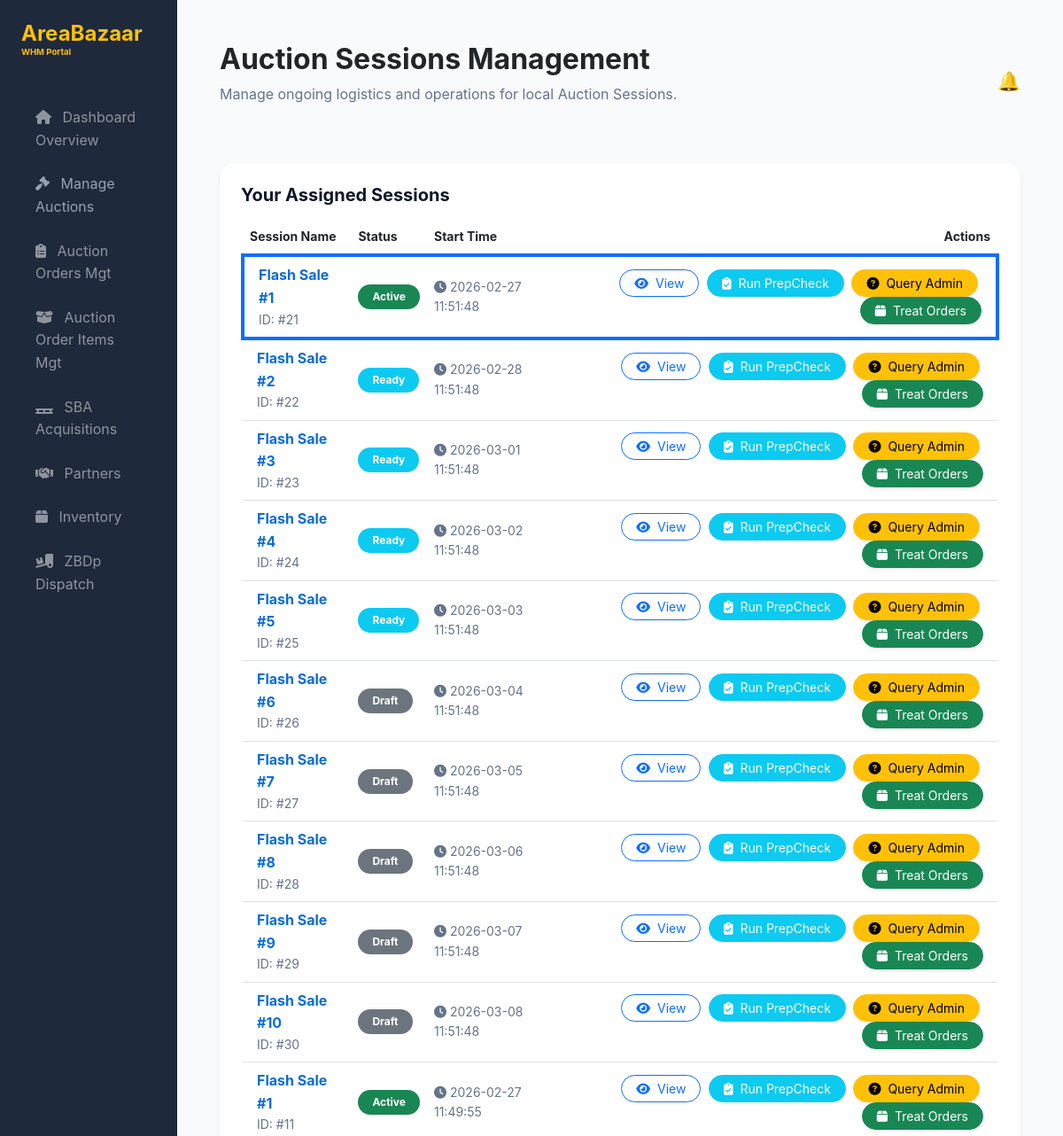
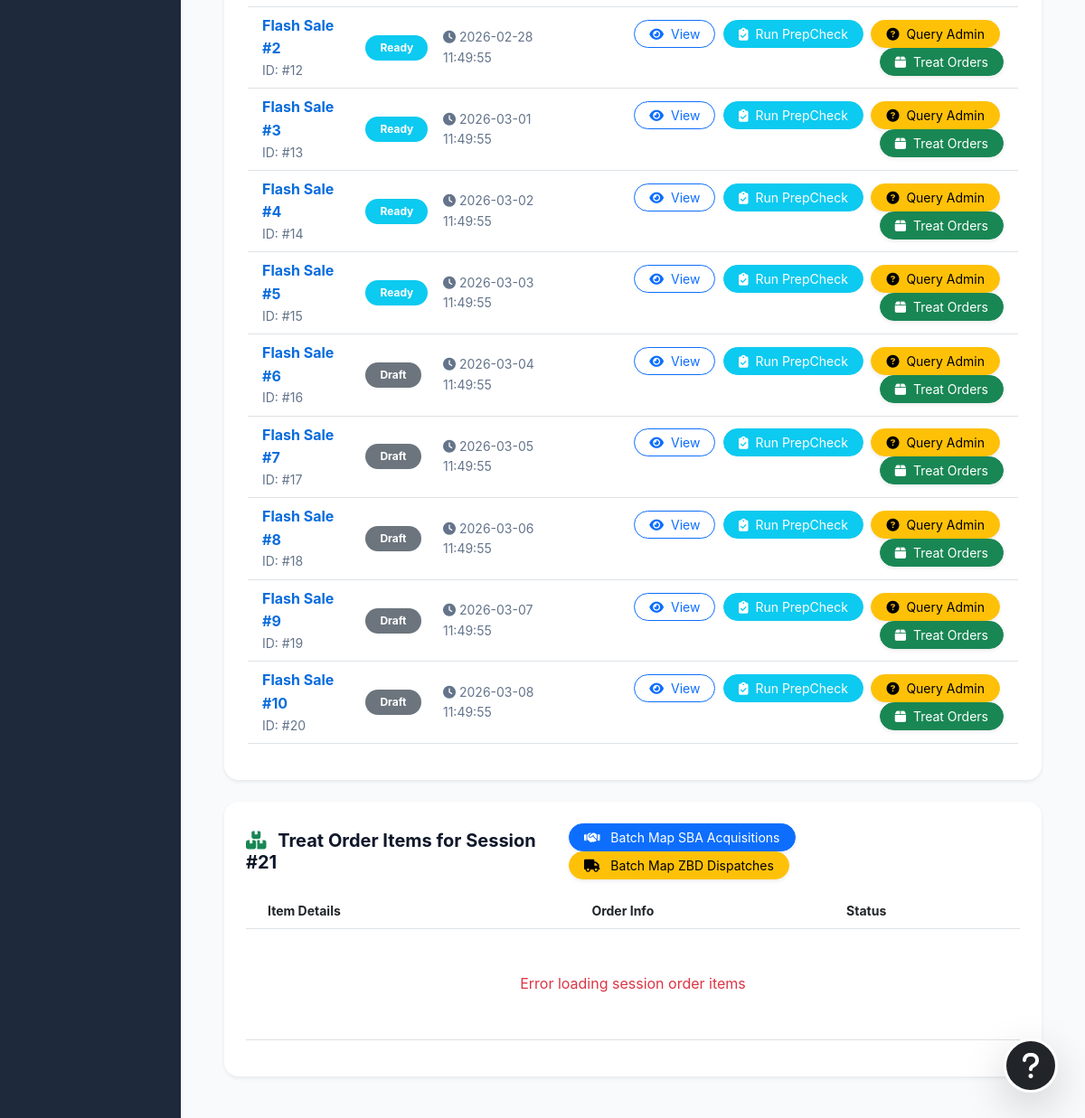
Screenshot of /public/whm_auctions.php with the database file from the repository (2 pictures, top to bottom).
### tables this page shows
CREATE TABLE `auction_sessions` (
  `id` bigint(20) UNSIGNED NOT NULL,
  `session_name` varchar(255) NOT NULL,
  `start_time` datetime DEFAULT NULL,
  `end_time` datetime DEFAULT NULL,
  `status` enum('Draft','Ready','Active','Ended','Cancelled') DEFAULT 'Draft',
  `current_wave_id` bigint(20) UNSIGNED DEFAULT NULL,
  `senior_admin_approval` tinyint(1) DEFAULT 0,
  `time_created` timestamp NOT NULL DEFAULT current_timestamp(),
  `type` enum('foodies-auction','thrifts-auction','clearance-auction','pots-auction','combos-auction','split-auction','mixed-auction','after-auction') DEFAULT 'mixed-auction',
  `target_zone` int(10) UNSIGNED DEFAULT NULL,
  `target_revenue` decimal(15,2) DEFAULT 0.00,
  `charge_admin` int(10) UNSIGNED DEFAULT NULL,
  `charge_sales` int(10) UNSIGNED DEFAULT NULL,
  `charge_whm` text DEFAULT NULL
);

### core/Controllers/AuctionController.php (called while the page is built, shortened)
<?php
class AuctionController
{
    private $sessionModel;
    public function __construct($db)
    {
        $this->sessionModel = new AuctionSession($db);
    }
    public function getAllSessions()
    {
        return ["status" => "success", "sessions" => $this->sessionModel->findAll("time_created DESC")];
    }
}
?>

### core/Models/Model.php (called while the page is built, shortened)
<?php
abstract class Model
{
    protected $db;
    protected $table_name;
    public function __construct($db)
    {
        $this->db = $db;
    }
    public function findAll($order = null)
    {
        $query = "SELECT * FROM " . $this->table_name;
        if ($order) {
            $query .= " ORDER BY $order";
        }
        $stmt = $this->db->prepare($query);
        $stmt->execute();
        return $stmt->fetchAll(PDO::FETCH_ASSOC);
    }
}
?>

### core/helpers/functions.php (called while the page is built, shortened)
<?php
function getStatusColor($status)
{
    $colors = [
        'Draft' => 'secondary',
        'Ready' => 'info',
        'Active' => 'success',
        'Ended' => 'danger',
        'Cancelled' => 'dark',
        'Paused' => 'warning'
    ];
    return $colors[$status] ?? 'primary';
}
?>

### public/whm_auctions.php (the view, shortened to what this page needs)
<?php
require_once '../core/Controllers/AuctionController.php';
require_once '../core/helpers/functions.php';
$db = getConn();
$controller = new AuctionController($db);
$sessionsRes = $controller->getAllSessions();
$sessions = $sessionsRes['sessions'] ?? [];
$activeId = $_GET['manage_id'] ?? ($sessions[0]['id'] ?? null);
?>
<!DOCTYPE html>
<html lang="en">
<head>
    <link href="https://cdn.jsdelivr.net/npm/bootstrap@5.3.0/dist/css/bootstrap.min.css" rel="stylesheet">
    <link href="https://cdnjs.cloudflare.com/ajax/libs/font-awesome/6.4.0/css/all.min.css" rel="stylesheet">
    <link href="../assets/css/style.css?v=1772656066.00796" rel="stylesheet">
        <?php
require_once '../core/helpers/functions.php';
?>
</head>
<body>
    <div class="container-fluid">
        <div class="row">
            <div class="col-md-2 sidebar p-4" style="min-height: 100vh; background: #1e293b; color: white;">
                <h4 class="fw-bold mb-5">AreaBazaar <small class="d-block text-muted small" style="font-size: 0.6rem;">WHM Portal</small></h4>
                <nav class="nav flex-column">
                    <a class="nav-link text-white-50 mb-2" href="whm_dashboard.php"><i class="fa fa-home me-2"></i> Dashboard Overview</a>
                    <a class="nav-link active mb-2" href="whm_auctions.php"><i class="fa fa-gavel me-2"></i> Manage Auctions</a>
                    <a class="nav-link text-white-50 mb-2" href="whm_auction_orders.php"><i class="fa fa-clipboard-list me-2"></i> Auction Orders Mgt</a>
                    <a class="nav-link text-white-50 mb-2" href="whm_auction_items.php"><i class="fa fa-box-open me-2"></i> Auction Order Items Mgt</a>
                    <a class="nav-link text-white-50 mb-2" href="whm_sba_acquisitions.php"><i class="fa fa-pallet me-2"></i> SBA Acquisitions</a>
                    <a class="nav-link text-white-50 mb-2" href="whm_partners.php"><i class="fa fa-handshake me-2"></i> Partners</a>
                    <a class="nav-link text-white-50 mb-2" href="whm_inventory.php"><i class="fa fa-box me-2"></i> Inventory</a>
                    <a class="nav-link text-white-50 mb-2" href="whm_zbdp_dispatch.php"><i class="fa fa-truck-loading me-2"></i> ZBDp Dispatch</a>
                </nav>
            </div>
            <div class="col-md-10 p-5">
                <div class="d-flex justify-content-between align-items-center mb-5">
                    <div>
                        <h2 class="fw-bold text-dark">Auction Sessions Management</h2>
                        <p class="text-muted">Manage ongoing logistics and operations for local Auction Sessions.</p>
                    </div>
                    <div id="notifBellContainer"></div>
                </div>
                <div class="card p-4 mb-4 shadow-sm border-0 rounded-4">
                    <h5 class="fw-bold mb-3">Your Assigned Sessions</h5>
                    <div class="table-responsive">
                        <table class="table table-hover align-middle">
                            <thead class="bg-light">
                                <tr class="text-muted small">
                                    <th>Session Name</th>
                                    <th>Status</th>
                                    <th>Start Time</th>
                                    <th class="text-end">Actions</th>
                                </tr>
                            </thead>
                            <tbody>
                                <?php foreach ($sessions as $s): ?>
                                <tr class="<?php echo $s['id'] == $activeId ? 'table-primary-light border-start border-4 border-primary' : ''; ?>">
                                    <td class="ps-3">
                                        <div class="fw-bold text-primary"><?php echo $s['session_name']; ?></div>
                                        <div class="text-muted small">ID: #<?php echo $s['id']; ?></div>
                                    </td>
                                    <td>
                                        <span class="badge bg-<?php echo getStatusColor($s['status']); ?> rounded-pill px-3 py-2">
                                            <?php echo $s['status']; ?>
                                        </span>
                                    </td>
                                    <td class="small text-muted"><i class="fa fa-clock me-1"></i><?php echo $s['start_time'] ?? 'Not Scheduled'; ?></td>
                                    <td class="text-end pe-3">
                                        <button class="btn btn-sm btn-outline-primary rounded-pill px-3 me-1" onclick='viewSession(<?php echo json_encode($s, JSON_HEX_APOS); ?>)'><i class="fa fa-eye me-1"></i> View</button>
                                        <a href="/google_workspace/WHM_PrepCheck.gs" target="_blank" class="btn btn-sm btn-info text-white rounded-pill px-3 me-1"><i class="fa fa-clipboard-check me-1"></i> Run PrepCheck</a>
                                        <button class="btn btn-sm btn-warning rounded-pill px-3 shadow-sm me-1" onclick="openQueryModal(<?php echo $s['id']; ?>, 'AuctionSession')"><i class="fa fa-question-circle me-1"></i> Query Admin</button>
                                        <a href="?manage_id=<?php echo $s['id']; ?>" class="btn btn-sm btn-success rounded-pill px-3 shadow-sm"><i class="fa fa-box me-1"></i> Treat Orders</a>
                                    </td>
                                </tr>
                                <?php
endforeach; ?>
                            </tbody>
                        </table>
                    </div>
                </div>
                <?php if ($activeId): ?>
                <div class="card p-4 mt-4 shadow-sm border-0 rounded-4">
                    <div class="d-flex justify-content-between align-items-center mb-3">
                        <h5 class="fw-bold mb-0"><i class="fa fa-boxes-stacked me-2 text-success"></i> Treat Order Items for Session #<?php echo htmlspecialchars($activeId); ?></h5>
                        <div>
                            <button class="btn btn-primary btn-sm rounded-pill px-3 shadow-sm me-1" onclick="batchResolveSBA(<?php echo htmlspecialchars($activeId); ?>)"><i class="fa fa-handshake me-2"></i> Batch Map SBA Acquisitions</button>
                            <button class="btn btn-warning btn-sm rounded-pill px-3 shadow-sm" onclick="batchResolveZBD(<?php echo htmlspecialchars($activeId); ?>)"><i class="fa fa-truck me-2"></i> Batch Map ZBD Dispatches</button>
                        </div>
                    </div>
                    <div class="table-responsive">
                        <table class="table table-hover align-middle" id="orderItemsTable">
                            <thead class="bg-light">
                                <tr class="text-muted small">
                                    <th class="ps-4">Item Details</th>
                                    <th>Order Info</th>
                                    <th>Status</th>
                                </tr>
                            </thead>
                            <tbody id="orderItemsList">
                            </tbody>
                        </table>
                    </div>
                </div>
                <?php
endif; ?>
            </div>
        </div>
    </div>
    <button class="btn btn-dark rounded-circle shadow-lg d-flex align-items-center justify-content-center" style="position: fixed; bottom: 30px; right: 30px; width: 60px; height: 60px; z-index: 2000; border: 3px solid white;" onclick="openQueryModal(0, 'Global')" title="Global Query">
        <i class="fa fa-question fs-2"></i>
    </button>
</body>
</html>

### assets/css/style.css (style rules this page uses)
:root { --primary-h: 212; --primary-s: 92%; --primary-l: 45%; --bg-main: #f8fafc; --bg-card: #ffffff; --text-main: #0f172a; --text-muted: #64748b; --glass-bg: rgba(255, 255, 255, 0.7); --glass-border: rgba(255, 255, 255, 0.5); --shadow-sm: 0 1px 2px 0 rgb(0 0 0 / 0.05); --shadow-md: 0 4px 6px -1px rgb(0 0 0 / 0.1), 0 2px 4px -2px rgb(0 0 0 / 0.1); }
body { background-color: var(--bg-main); color: var(--text-main); font-family: 'Inter', sans-serif; line-height: 1.6; }
h1, h2, h3, h4, h5, h6 { color: var(--text-main); font-weight: 700; }
.sidebar h4.fw-bold, .sidebar h5.fw-bold, .sidebar h4.fw-bold .small { color: #ffc107 !important; }
.text-muted, .text-mutedSmall { color: var(--text-muted) !important; }
.text-primary, .iziModal .text-primary, .iziModal .text-primary * { color: hsl(var(--primary-h), var(--primary-s), var(--primary-l)) !important; }
.text-white, .text-white-legible { color: #ffffff !important; }

### public/whm_auctions.php (style rules this page uses)
body { background: #f8fafc; }
.sidebar { min-height: 100vh; background: #1e293b; color: white; }
.card { border: none; border-radius: 1rem; box-shadow: 0 4px 6px -1px rgb(0 0 0 / 0.1); }
.nav-link { color: #94a3b8; transition: all 0.2s; }

### rows the page displays
auction_sessions: session_name "Flash Sale #1", id "21", status "Active", start_time "2026-02-27 11:51:48"
auction_sessions: session_name "Flash Sale #2", id "22", status "Ready", start_time "2026-02-28 11:51:48"
auction_sessions: session_name "Flash Sale #3", id "23", status "Ready", start_time "2026-03-01 11:51:48"
auction_sessions: session_name "Flash Sale #4", id "24", status "Ready", start_time "2026-03-02 11:51:48"
auction_sessions: session_name "Flash Sale #5", id "25", status "Ready", start_time "2026-03-03 11:51:48"
auction_sessions: session_name "Flash Sale #6", id "26", status "Draft", start_time "2026-03-04 11:51:48"
auction_sessions: session_name "Flash Sale #7", id "27", status "Draft", start_time "2026-03-05 11:51:48"
auction_sessions: session_name "Flash Sale #8", id "28", status "Draft", start_time "2026-03-06 11:51:48"
auction_sessions: session_name "Flash Sale #9", id "29", status "Draft", start_time "2026-03-07 11:51:48"
auction_sessions: session_name "Flash Sale #10", id "30", status "Draft", start_time "2026-03-08 11:51:48"
auction_sessions: session_name "Flash Sale #1", id "11", status "Active", start_time "2026-02-27 11:49:55"
auction_sessions: session_name "Flash Sale #2", id "12", status "Ready", start_time "2026-02-28 11:49:55"
auction_sessions: session_name "Flash Sale #3", id "13", status "Ready", start_time "2026-03-01 11:49:55"
auction_sessions: session_name "Flash Sale #4", id "14", status "Ready", start_time "2026-03-02 11:49:55"
auction_sessions: session_name "Flash Sale #5", id "15", status "Ready", start_time "2026-03-03 11:49:55"
auction_sessions: session_name "Flash Sale #6", id "16", status "Draft", start_time "2026-03-04 11:49:55"
auction_sessions: session_name "Flash Sale #7", id "17", status "Draft", start_time "2026-03-05 11:49:55"
auction_sessions: session_name "Flash Sale #8", id "18", status "Draft", start_time "2026-03-06 11:49:55"
auction_sessions: session_name "Flash Sale #9", id "19", status "Draft", start_time "2026-03-07 11:49:55"
auction_sessions: session_name "Flash Sale #10", id "20", status "Draft", start_time "2026-03-08 11:49:55"
